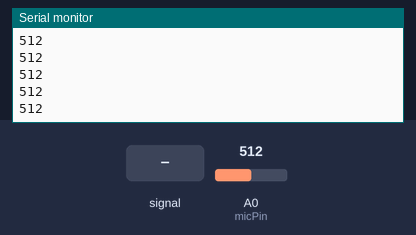
Simulated run of this sketch. Board: Arduino Uno, built with avr-gcc and run on an emulated ATmega328P. Parts: the last lines printed to the serial monitor. The test bench sets the inputs (shaded band); at power-on: A0 (micPin) = 512.

Above: at 1.2 s.
1.3 s: A0 (micPin) fed a 200 Hz sine of ±81 counts around its level
At 1.8 s:
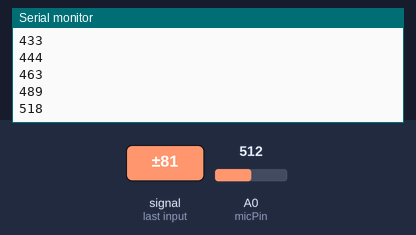
2.8 s: A0 (micPin) set to 716
At 3.8 s:
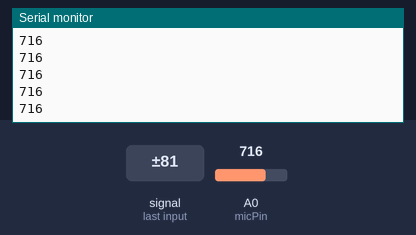
4.3 s: A0 (micPin) fed a 1000 Hz sine of ±255 counts around its level
5.8 s: A0 (micPin) set to 1023
At 6.6 s:
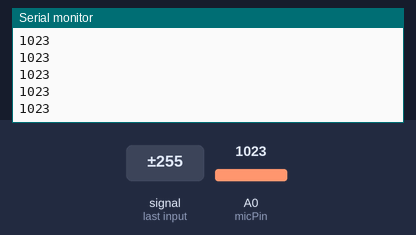
Timing chart, 0 to 8.3 s (numbered marks = the images above; inputs shaded):
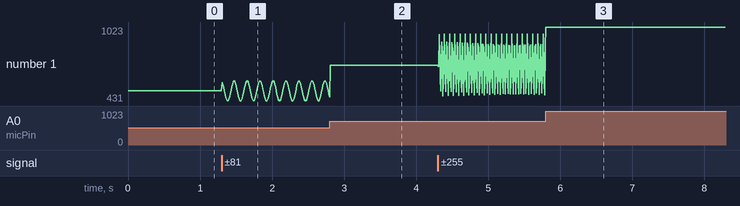

The sketch:

mic_bpm.ino
```cpp
#define micPin 0
#define sampling_period_ms 10

int micVal = 0;
int prevT = 0;
int T = 0;

void setup() {
  pinMode(micPin, INPUT);
  Serial.begin(9600);
}

void loop() {
  micVal = analogRead(micPin);

  Serial.println(micVal);

  delay(sampling_period_ms);
}
```

Measured:
- after the input at 1.3 s, the serial monitor: prints a new line at once (image 1)
- plotted number 1: 512 → 462 after the input at 1.3 s
